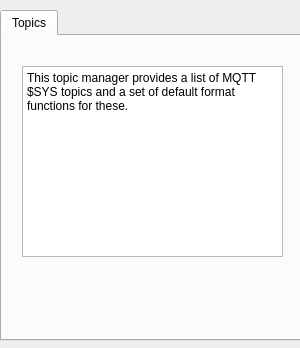
<?xml version="1.0" encoding="UTF-8"?>
<ui version="4.0">
 <class>tlGenericTopicManager</class>
 <widget class="QDialog" name="tlGenericTopicManager">
  <property name="geometry">
   <rect>
    <x>0</x>
    <y>0</y>
    <width>300</width>
    <height>348</height>
   </rect>
  </property>
  <property name="sizePolicy">
   <sizepolicy hsizetype="Preferred" vsizetype="Preferred">
    <horstretch>0</horstretch>
    <verstretch>0</verstretch>
   </sizepolicy>
  </property>
  <property name="maximumSize">
   <size>
    <width>300</width>
    <height>16777215</height>
   </size>
  </property>
  <property name="windowTitle">
   <string>Edit Feature</string>
  </property>
  <property name="toolTip">
   <string>&lt;html&gt;&lt;head/&gt;&lt;body&gt;&lt;p&gt;Add Feature&lt;/p&gt;&lt;p&gt;&lt;br/&gt;&lt;/p&gt;&lt;/body&gt;&lt;/html&gt;</string>
  </property>
  <property name="text" stdset="0">
   <string>Edit Feature</string>
  </property>
  <widget class="QTabWidget" name="Tabs">
   <property name="geometry">
    <rect>
     <x>0</x>
     <y>10</y>
     <width>301</width>
     <height>331</height>
    </rect>
   </property>
   <property name="currentIndex">
    <number>0</number>
   </property>
   <widget class="QWidget" name="tabTopics">
    <attribute name="title">
     <string>Topics</string>
    </attribute>
    <widget class="QPlainTextEdit" name="plainTextEdit">
     <property name="geometry">
      <rect>
       <x>20</x>
       <y>30</y>
       <width>261</width>
       <height>191</height>
      </rect>
     </property>
     <property name="readOnly">
      <bool>true</bool>
     </property>
     <property name="plainText">
      <string>This topic manager provides a list of MQTT $SYS topics and a set of default format functions for these.</string>
     </property>
    </widget>
   </widget>
  </widget>
 </widget>
 <resources/>
 <connections/>
</ui>
